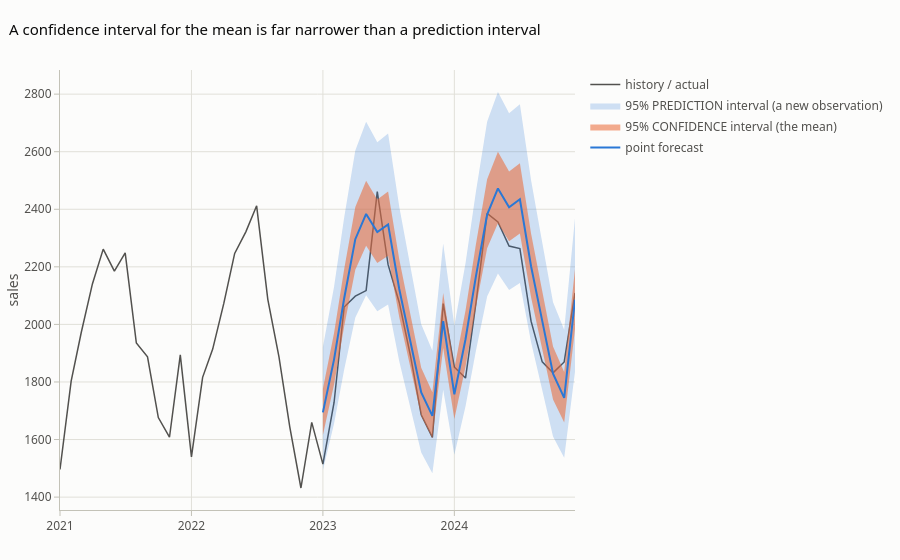

The notebook cell this image was saved under:
### Markdown cell above
## 1. Confidence interval vs prediction interval
OLS on log-sales with trend + month dummies, trained on 2015–2022, forecasting 2023–2024.

### Code cell
tr, te = ly[:"2022-12-01"], ly["2023-01-01":]
Xtr, Xte = pf.seasonal_design(tr.index, "2015-01-01"), pf.seasonal_design(te.index, "2015-01-01")
ols = sm.OLS(tr, Xtr).fit()
sf = np.exp(ols.get_prediction(Xte).summary_frame(alpha=0.05))

fig = go.Figure()
fig.add_trace(go.Scatter(x=y.index[-48:], y=y[-48:], mode="lines", name="history / actual", line=dict(color=pf.HISTORY, width=1.5),
                         hovertemplate="actual %{y:,.0f}<extra></extra>"))
pf.add_band(fig, te.index, sf.obs_ci_lower, sf.obs_ci_upper, "95% PREDICTION interval (a new observation)", pf.SERIES[0], 0.22)
pf.add_band(fig, te.index, sf.mean_ci_lower, sf.mean_ci_upper, "95% CONFIDENCE interval (the mean)", pf.SERIES[1], 0.55)
fig.add_trace(go.Scatter(x=te.index, y=sf["mean"], mode="lines", name="point forecast", line=dict(color=pf.SERIES[0], width=2),
                         customdata=np.c_[sf.obs_ci_lower, sf.obs_ci_upper, sf.mean_ci_lower, sf.mean_ci_upper],
                         hovertemplate="forecast %{y:,.0f}<br>PI [%{customdata[0]:,.0f}, %{customdata[1]:,.0f}]"
                                       "<br>CI [%{customdata[2]:,.0f}, %{customdata[3]:,.0f}]<extra></extra>"))
fig.update_layout(title="A confidence interval for the mean is far narrower than a prediction interval",
                  hovermode="x unified", yaxis_title="sales")
fig.show()

yt = np.exp(te)
print(f"coverage of actuals: CI = {pf.coverage(yt, sf.mean_ci_lower, sf.mean_ci_upper):.2f}   PI = {pf.coverage(yt, sf.obs_ci_lower, sf.obs_ci_upper):.2f}")
